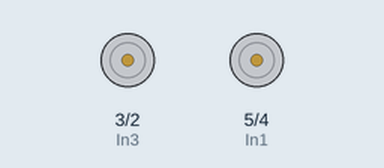
Recording of a sketch running on a simulated Arduino Uno, built with avr-gcc and run on an emulated ATmega328P. Parts: motor-driver pin pairs drawn as motors (green arrow = first pin HIGH = forward, orange = second pin HIGH = backward, longer = more drive).

Above: at 0.5 s.
At 1.5 s:
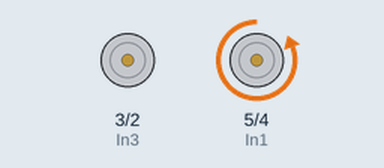
At 2.5 s:
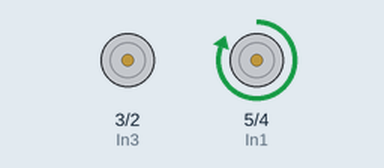
At 4.5 s:
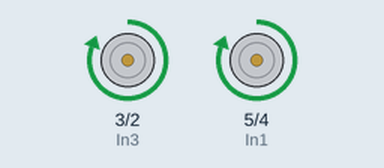
Timing chart, 0 to 6.5 s (numbered marks = the images above):
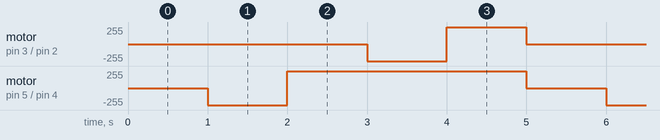

Measured:
- by itself, motor on pin 3 (In3) / pin 2 (In4): repeats every 5.0 s: forward 255/255 1.0 s, stopped 3.0 s, backward 255/255 1.0 s
- by itself, motor on pin 5 (In1) / pin 4 (In2): repeats every 5.0 s: forward 255/255 3.0 s, stopped 1.0 s, backward 255/255 1.0 s

The sketch:

listing_5_1.ino
```cpp
//Создадим переменные для хранения номеров используемых пинов/портов Arduino.
int In1, In2, In3, In4;
//Настройка
void setup() {
  // Присвоим переменным номера пинов Arduino.
  In1 = 5;
  In2 = 4;
  In3 = 3;
  In4 = 2;
  //Переведем данные пины/порты в режим вывода.
  pinMode(In1, OUTPUT);
  pinMode(In2, OUTPUT);
  pinMode(In3, OUTPUT);
  pinMode(In4, OUTPUT);
}
//Тело программы
void loop() {
  //Отключим оба двигателя.
  digitalWrite(In1, LOW); //двигатель М2.
  digitalWrite(In2, LOW);
  digitalWrite(In3, LOW); //двигатель М1.
  digitalWrite(In4, LOW);
  delay(1000); // Ждем 1 сек.
  //Включим двигатель М2.
  digitalWrite(In1, LOW);  //двигатель М2.
  digitalWrite(In2, HIGH);
  delay(1000); // Ждем 1 сек.
  // Вращаем двигатель М2 в другую сторону.
  digitalWrite(In1, HIGH);
  digitalWrite(In2, LOW);
  delay(1000); // Ждем 1 сек.
   // Проделайте те же операции для двигателя M1 самостоятельно.
  // ....
    digitalWrite(In3, LOW);  //двигатель М2.
  digitalWrite(In4, HIGH);
  delay(1000); // Ждем 1 сек.
  // Вращаем двигатель М2 в другую сторону.
  digitalWrite(In3, HIGH);
  digitalWrite(In4, LOW);
  delay(1000); // Ждем 1 сек.
}
```
